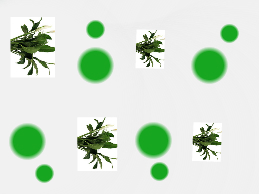
#> input picture imageTest123.jpg, 259 x 194 px
$ python segmentation.py imageTest123.jpg
#> lines starting #> are read from the running program, lines starting #| are printed output that depends on the picture; after the words box and inside, x2 and y2 are one past the last pixel; in counts of white or black regions, pixels touching at a corner belong together
import cv2
import sys
import numpy as np
class WeedDetection:
    def __init__(self,img):
        self.height = img.shape[0]
        self.width = img.shape[1]
        self.part_width = img.shape[1]//3

    def preprocess(self, img):
        '''
        Blur da imagem e converte em HSV
        '''
        kernel_size = 15
        img_blur = cv2.medianBlur(img, 15)
        img_hsv = cv2.cvtColor(img_blur,cv2.COLOR_BGR2HSV)

        return img_hsv

    def createMask(self, img_hsv):
        '''
        Cria mascara verde
        '''
        sensitivity = 20
        lower_bound = np.array([50 - sensitivity, 100, 60])
        upper_bound = np.array([50 + sensitivity, 255, 255])
        msk = cv2.inRange(img_hsv, lower_bound, upper_bound)

        return msk

    def transform(self, msk):
        '''
        erosao e dilatacao
        '''
        kernel = cv2.getStructuringElement(cv2.MORPH_ELLIPSE, (7,7))

        res_msk = cv2.morphologyEx(msk, cv2.MORPH_OPEN, kernel)
        res_msk = cv2.morphologyEx(res_msk, cv2.MORPH_CLOSE, kernel)

        return res_msk

    def calcPercentage(self, msk):
        '''
        porcentagem em branco
        '''
        height, width = msk.shape[:2]
        num_pixels = height * width
        count_white = cv2.countNonZero(msk)
        percent_white = (count_white/num_pixels) * 100
        percent_white = round(percent_white,2)

        return percent_white

    def weedPercentage(self, msk):
        '''
        Divide a mascara em 3 partes e calcula a porcentagem de verde
        '''
        left_part = msk[:,:self.part_width]
        mid_part = msk[:,self.part_width:2*self.part_width]
        right_part = msk[:,2*self.part_width:]
        left_percent = self.calcPercentage(left_part)
        mid_percent = self.calcPercentage(mid_part)
        right_percent = self.calcPercentage(right_part)

        return [left_percent, mid_percent, right_percent]

    def markPercentage(self, img, percentage):
        '''
        marca as porcentagens na imagem
        '''
        part_width = self.width//3

        font = cv2.FONT_HERSHEY_SIMPLEX

        for i in range(3):
            cv2.putText(img, str(percentage[i]) + "%", (int(part_width*(i + 0.34)), self.height//2), font, 1, (0,0,255), 3, cv2.LINE_AA)

        return img

def main():

    cli_args = sys.argv[1:]

    if len(cli_args) != 1:
        print("python segmentation.py image_path")
        sys.exit(1)

    img_path = cli_args[0]
    img = cv2.imread(img_path)
#> img is the input picture: shape (194, 259, 3); mean B, G, R 211.5, 225.9, 212.2
    print(img.shape)
#| (194, 259, 3)
    img_resize = cv2.resize(img, (800,500))
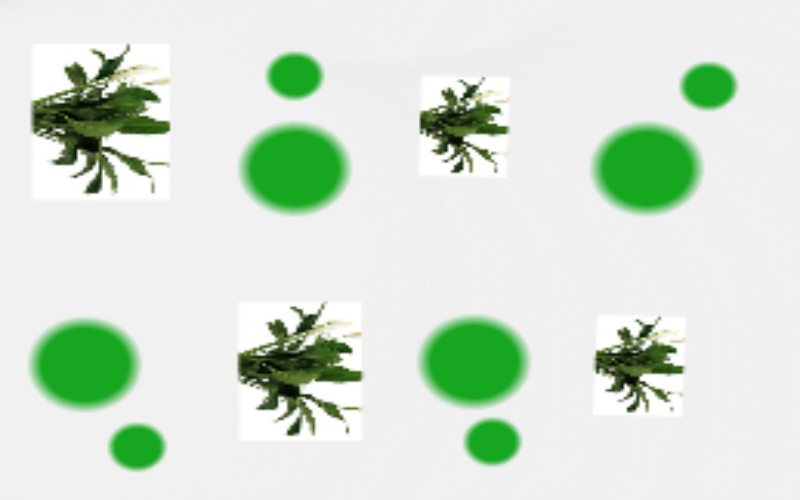
#> img_resize: shape (500, 800, 3); mean B, G, R 211.4, 225.8, 212.1

    wd = WeedDetection(img)

    img_hsv = wd.preprocess(img)
#> in preprocess, `img_hsv = cv2.cvtColor(img_blur,cv2.COLOR_BGR2HSV)`: img_hsv: shape (194, 259, 3); mean H, S, V 10.6, 22.2, 228.9

    msk1 = wd.createMask(img_hsv)
#> in createMask, `msk = cv2.inRange(img_hsv, lower_bound, upper_bound)`:
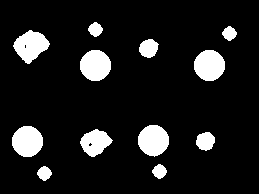
#> msk: shape (194, 259); 11% white; 12 white regions, largest, box (x1, y1, x2, y2) and area: (13, 30, 50, 64) 761, (138, 125, 169, 157) 758, (80, 50, 111, 81) 757

    blurred = cv2.medianBlur(img, 21)
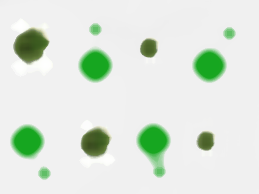
#> blurred: shape (194, 259, 3); mean B, G, R 219.9, 230.6, 220.8

    edges = cv2.Canny(blurred, 50, 150)
#> edges: shape (194, 259); 2.3% white in thin lines or dots, all inside (x1, y1, x2, y2) = (11, 23, 236, 180)

    msk = wd.transform(msk1)
#> in transform, `res_msk = cv2.morphologyEx(msk, cv2.MORPH_OPEN, kernel)`: res_msk: shape (194, 259); 10.9% white; 12 white regions, largest, box (x1, y1, x2, y2) and area: (138, 125, 169, 157) 758, (80, 50, 111, 81) 757, (194, 50, 225, 81) 757

    percentage = wd.weedPercentage(msk)
#> in weedPercentage, `left_part = msk[:,:self.part_width]`:
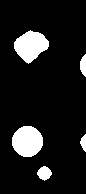
#> left_part: shape (194, 86); 11% white; 5 white regions, box (x1, y1, x2, y2) and area: (12, 126, 43, 157) 757, (14, 30, 49, 64) 754, (37, 166, 52, 181) 151, (80, 54, 86, 77) 102, (80, 134, 86, 152) 70
#> in weedPercentage, `mid_part = msk[:,self.part_width:2*self.part_width]`:
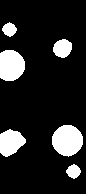
#> mid_part: shape (194, 86); 15% white; 6 white regions, box (x1, y1, x2, y2) and area: (52, 125, 83, 157) 758, (0, 50, 25, 81) 655, (0, 129, 26, 157) 510, (53, 39, 72, 58) 274, (66, 164, 81, 179) 151, (2, 22, 17, 37) 149
#> in weedPercentage, `right_part = msk[:,2*self.part_width:]`:
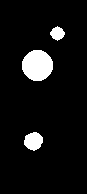
#> right_part: shape (194, 87); 6.9% white; 3 white regions, box (x1, y1, x2, y2) and area: (22, 50, 53, 81) 757, (24, 132, 43, 151) 267, (50, 26, 65, 41) 146
#> in calcPercentage, `count_white = cv2.countNonZero(msk)`: count_white = 1834
#> in calcPercentage, `percent_white = (count_white/num_pixels) * 100`: percent_white = 10.99
#> in weedPercentage, `mid_percent = self.calcPercentage(mid_part)`: mid_percent = 14.97
#> in weedPercentage, `right_percent = self.calcPercentage(right_part)`: right_percent = 6.93
#> percentage = [10.99, 14.97, 6.93]
    res = wd.markPercentage(img_resize, percentage)
    res_msk = cv2.bitwise_and(img,img,mask = msk)
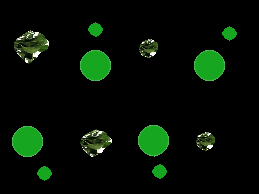
#> res_msk: shape (194, 259, 3); mean B, G, R 4.9, 15.7, 5

    cv2.imshow('Res',res)
    cv2.imshow('Mask', res_msk)
    cv2.imshow('Frame',img)

    cv2.imshow('hsv',img_hsv)
    cv2.imshow('msk1',msk1)
    cv2.imshow('msk2',msk)
    cv2.imshow('blurred',blurred)

    cv2.imshow('blurred',blurred)
    cv2.imshow('edges',edges)


    cv2.waitKey()
    cv2.destroyAllWindows()

if __name__ == "__main__":
    main()
